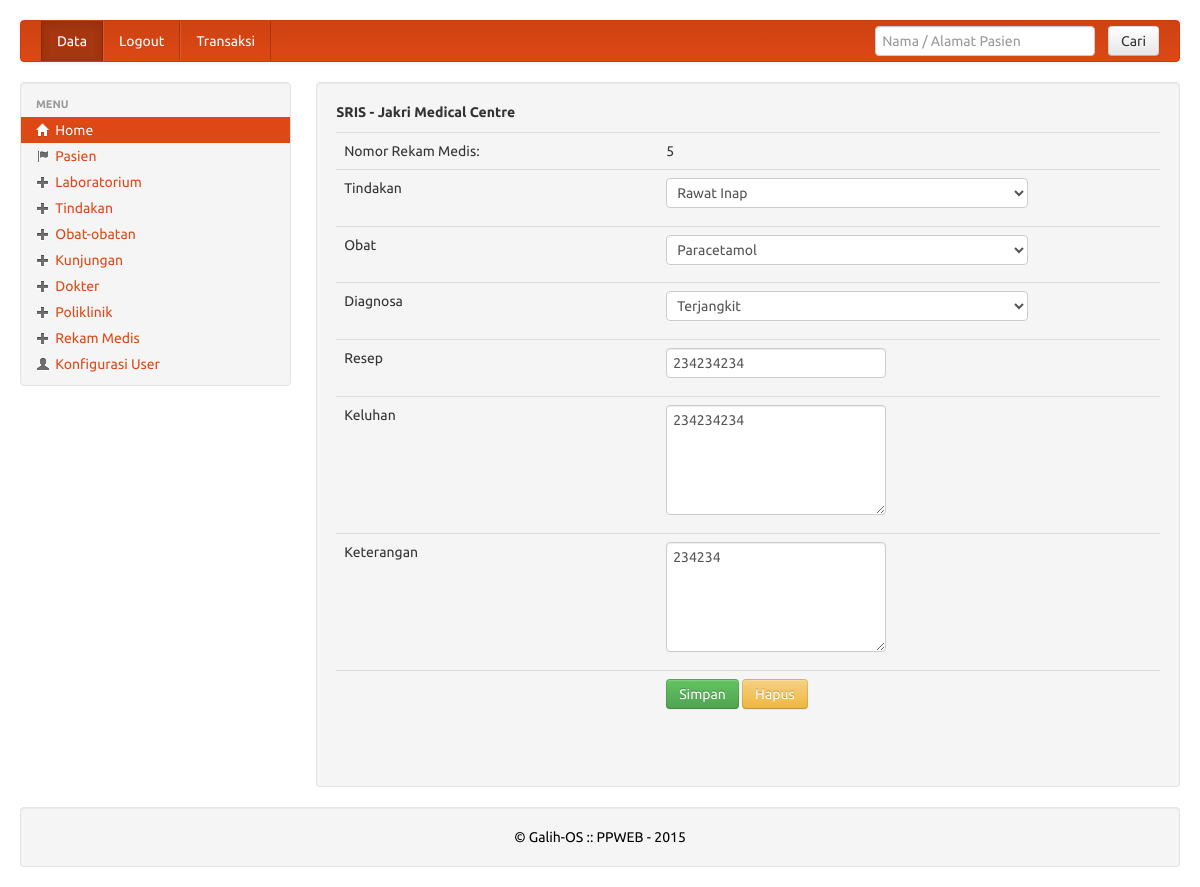
Screenshot of /pengurus/formeditrekammedis.php?no_rm=5 (signed in) with the database file from the repository.
### tables this page shows
CREATE TABLE IF NOT EXISTS `rekam_medis` (
  `no_rm` int(11) NOT NULL AUTO_INCREMENT,
  `kd_tindakan` int(11) NOT NULL,
  `kd_obat` int(11) NOT NULL,
  `kd_user` int(11) NOT NULL,
  `no_pasien` int(11) NOT NULL,
  `diagnosa` varchar(300) NOT NULL,
  `resep` varchar(300) NOT NULL,
  `keluhan` varchar(300) NOT NULL,
  `tgl_pemeriksaan` date NOT NULL,
  `ket` text NOT NULL,
  PRIMARY KEY (`no_rm`)
);

### pengurus/formeditrekammedis.php (the view, shortened to what this page needs)
<?php require_once('../Connections/koneksi.php'); ?>
<?php
if (!function_exists("GetSQLValueString")) {
function GetSQLValueString($theValue, $theType, $theDefinedValue = "", $theNotDefinedValue = "")
{
  $theValue = function_exists("mysql_real_escape_string") ? mysql_real_escape_string($theValue) : mysql_escape_string($theValue);
  switch ($theType) {
    case "long":
    case "int":
      $theValue = ($theValue != "") ? intval($theValue) : "NULL";
      break;
  }
  return $theValue;
}
}
$editFormAction = $_SERVER['PHP_SELF'];
if (isset($_SERVER['QUERY_STRING'])) {
  $editFormAction .= "?" . htmlentities($_SERVER['QUERY_STRING']);
}
$colname_editrekam = "-1";
if (isset($_GET['no_rm'])) {
  $colname_editrekam = $_GET['no_rm'];
}
$query_editrekam = sprintf("SELECT * FROM rekam_medis WHERE no_rm = %s", GetSQLValueString($colname_editrekam, "int"));
$editrekam = mysql_query($query_editrekam, $koneksi) or die(mysql_error());
$row_editrekam = mysql_fetch_assoc($editrekam);
$query_tindakan = "SELECT * FROM tindakan";
$tindakan = mysql_query($query_tindakan, $koneksi) or die(mysql_error());
$row_tindakan = mysql_fetch_assoc($tindakan);
$query_obat = "SELECT * FROM obat";
$obat = mysql_query($query_obat, $koneksi) or die(mysql_error());
$row_obat = mysql_fetch_assoc($obat);
?>
<!DOCTYPE html PUBLIC "-//W3C//DTD XHTML 1.0 Transitional//EN" "http://www.w3.org/TR/xhtml1/DTD/xhtml1-transitional.dtd">
<html xmlns="http://www.w3.org/1999/xhtml">
<head>
<link rel='stylesheet' type='text/css' href='../library/bootstrap/bootstrap.css'/>
<link rel='stylesheet' type='text/css' href='../library/bootstrap/style.css'/>
</head>
<body>
<div class='container-fluid' style='margin-top:20px;'>
<?php include("navbar.php"); ?>
	<div class='row-fluid'>
	<?php include("sidebar.php"); ?>
    <div class="span9">
    <div class='well' fixed center;'>
		<b>SRIS - Jakri Medical Centre</b>
		<p style='margin-top:10px'>
		<form action="<?php echo $editFormAction; ?>" method="post" name="form1" id="form1">
		  <table style='margin-top:10px;background:transparent' class="table">
		    <tr valign="baseline">
		      <td nowrap="nowrap" align="right">Nomor Rekam Medis:</td>
		      <td><?php echo $row_editrekam['no_rm']; ?></td>
	        </tr>
		    <tr valign="baseline">
		      <td nowrap="nowrap" align="right">Tindakan </td>
		      <td><select class="span9" name="kd_tindakan">
		        <?php
do {
?>
		        <option value="<?php echo $row_tindakan['kd_tindakan']?>" <?php if (!(strcmp($row_tindakan['kd_tindakan'], htmlentities($row_editrekam['kd_tindakan'], ENT_COMPAT, 'utf-8')))) {echo "SELECTED";} ?>><?php echo $row_tindakan['nm_tindakan']?></option>
		        <?php
} while ($row_tindakan = mysql_fetch_assoc($tindakan));
?>
		        </select></td>
	        </tr>
		    <tr valign="baseline">
		      <td nowrap="nowrap" align="right">Obat </td>
		      <td><select class="span9" name="kd_obat">
		        <?php
do {
?>
		        <option value="<?php echo $row_obat['kd_obat']?>" <?php if (!(strcmp($row_obat['kd_obat'], htmlentities($row_editrekam['kd_obat'], ENT_COMPAT, 'utf-8')))) {echo "SELECTED";} ?>><?php echo $row_obat['nm_obat']?></option>
		        <?php
} while ($row_obat = mysql_fetch_assoc($obat));
?>
		        </select></td>
	        </tr>
		    <tr valign="baseline">
		      <td nowrap="nowrap" align="right">Diagnosa </td>
		      <td><select class="span9" name="diagnosa">
		        <option value="terjangkit" <?php if (!(strcmp("terjangkit", htmlentities($row_editrekam['diagnosa'], ENT_COMPAT, 'utf-8')))) {echo "SELECTED";} ?>>Terjangkit</option>
		        </select></td>
	        </tr>
		    <tr valign="baseline">
		      <td nowrap="nowrap" align="right">Resep</td>
		      <td><input type="text" name="resep" value="<?php echo htmlentities($row_editrekam['resep'], ENT_COMPAT, 'utf-8'); ?>" size="32" /></td>
	        </tr>
		    <tr valign="baseline">
		      <td nowrap="nowrap" align="right" valign="top">Keluhan </td>
		      <td><textarea name="keluhan" cols="50" rows="5"><?php echo htmlentities($row_editrekam['keluhan'], ENT_COMPAT, 'utf-8'); ?></textarea></td>
	        </tr>
		    <tr valign="baseline">
		      <td nowrap="nowrap" align="right" valign="top">Keterangan </td>
		      <td><textarea name="ket" cols="50" rows="5"><?php echo htmlentities($row_editrekam['ket'], ENT_COMPAT, 'utf-8'); ?></textarea></td>
	        </tr>
		    <tr valign="baseline">
		      <td nowrap="nowrap" align="right">&nbsp;</td>
		      <td><input type="submit" value="Simpan" class="btn btn-success" />
	          <input type="reset" name="Reset" id="button" value="Hapus" class="btn btn-warning"  /></td>
	        </tr>
	      </table>
	  </form>
        <p>&nbsp;</p>
    </div>
    </div>
    <?php include("../library/inc/footer.php") ?>
</div>
</body>
</html>

### rows the page displays
rekam_medis: no_rm "5", resep "234234234", keluhan "234234234", ket "234234"

### other values shown
form field kd_tindakan "Rawat Inap"
form field kd_obat "Paracetamol"
